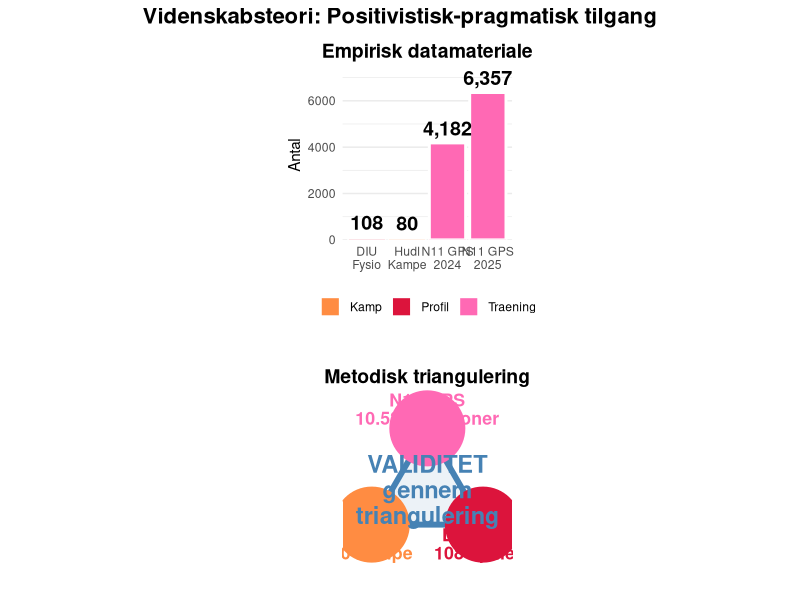
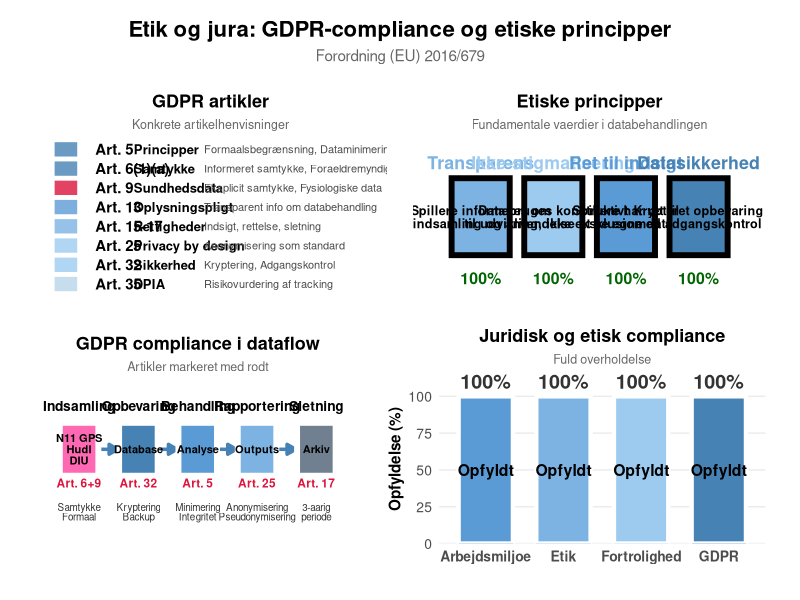
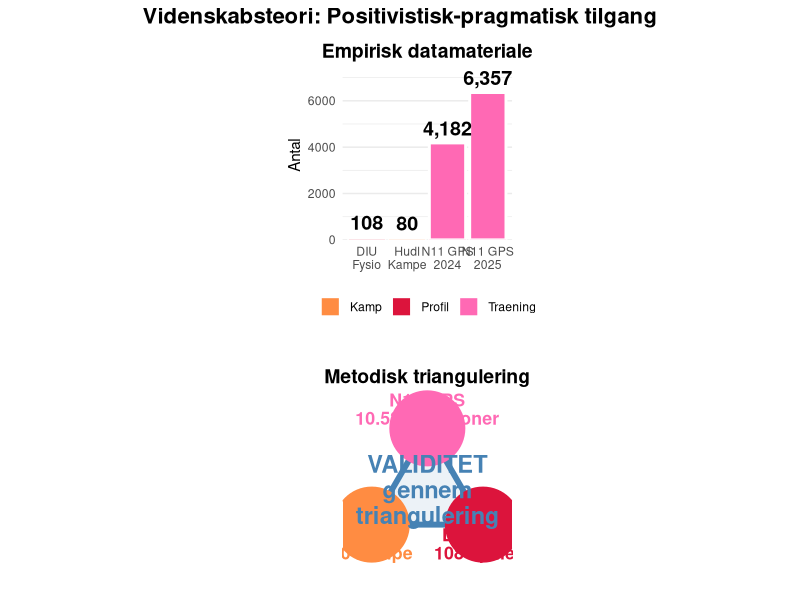
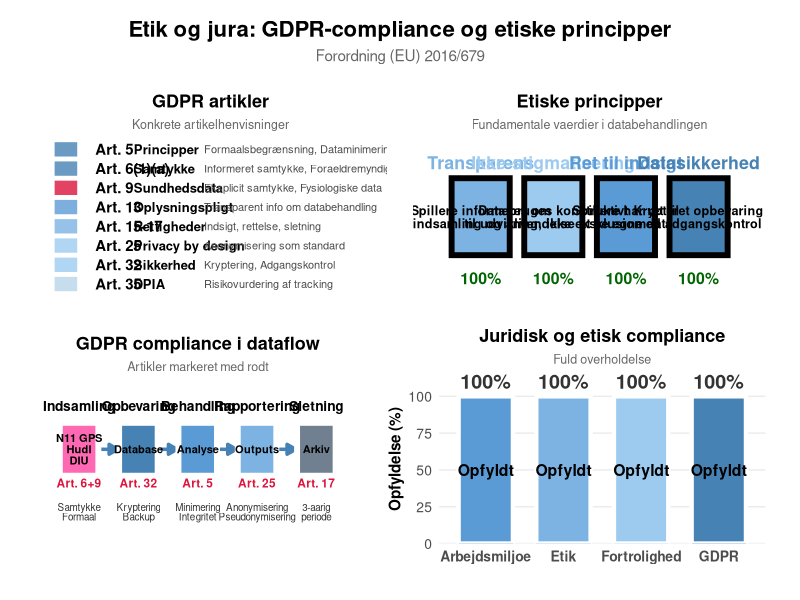

Reproduce these figures in R, in order.
# Visualisering - videnskabsteori og etik/jura
# Rodovre U20

library(tidyverse)
library(patchwork)


# ================================================================
# DEL 1: VIDENSKABSTEORI
# ================================================================

dataset_data <- data.frame(
  Datasaet = c("N11 GPS\n2024", "N11 GPS\n2025", "Hudl\nKampe", "DIU\nFysio"),
  Antal    = c(4182, 6357, 80, 108),
  Kategori = c("Traening", "Traening", "Kamp", "Profil")
)

triangulering <- data.frame(
  x = c(0, -0.866, 0.866),
  y = c(1, -0.5, -0.5)
)

labels_data <- data.frame(
  x     = c(0, -0.866, 0.866),
  y     = c(1.3, -0.8, -0.8),
  label = c("N11 GPS\n10.539 sessioner", "Hudl\n80 kampe", "DIU Fysio\n108 spillere"),
  color = c("#FF69B4", "#FF8C42", "#DC143C")
)

# Datasaet soejlediagram
p_datasaet <- ggplot(dataset_data, aes(x = Datasaet, y = Antal, fill = Kategori)) +
  geom_col(color = "white", size = 1) +
  geom_text(aes(label = scales::comma(Antal)),
            vjust = -0.5, size = 5, fontface = "bold") +
  scale_fill_manual(values = c("Traening" = "#FF69B4",
                               "Kamp"     = "#FF8C42",
                               "Profil"   = "#DC143C")) +
  scale_y_continuous(expand = expansion(mult = c(0, 0.15))) +
  labs(title = "Empirisk datamateriale", x = NULL, y = "Antal") +
  theme_minimal() +
  theme(
    plot.title         = element_text(size = 14, face = "bold", hjust = 0.5),
    legend.position    = "bottom",
    legend.title       = element_blank(),
    panel.grid.major.x = element_blank()
  )

# Triangulering
p_triangulering <- ggplot() +
  geom_polygon(data = data.frame(x = c(0, -0.866, 0.866, 0),
                                 y = c(1, -0.5, -0.5, 1)),
               aes(x = x, y = y),
               fill = alpha("#4682B4", 0.1), color = "#4682B4", size = 2) +
  geom_point(data = triangulering, aes(x = x, y = y),
             size = 25, color = c("#FF69B4", "#FF8C42", "#DC143C")) +
  geom_text(data = labels_data,
            aes(x = x, y = y, label = label),
            size = 4.5, fontface = "bold", color = labels_data$color,
            lineheight = 0.85) +
  annotate("text", x = 0, y = 0.05,
           label = "VALIDITET\ngennem\ntriangulering",
           size = 6, fontface = "bold", color = "#4682B4", lineheight = 0.9) +
  coord_fixed(xlim = c(-1.2, 1.2), ylim = c(-1, 1.5)) +
  labs(title = "Metodisk triangulering") +
  theme_void() +
  theme(
    plot.title  = element_text(size = 14, face = "bold", hjust = 0.5),
    plot.margin = margin(20, 20, 20, 20)
  )

final_videnskabsteori <- (p_datasaet / p_triangulering) +
  plot_annotation(
    title = "Videnskabsteori: Positivistisk-pragmatisk tilgang",
    theme = theme(plot.title = element_text(size = 16, face = "bold", hjust = 0.5))
  )

print(final_videnskabsteori)
ggsave("videnskabsteori.png", final_videnskabsteori,
       width = 10, height = 12, dpi = 300, bg = "white")


# ================================================================
# DEL 2: ETIK OG JURA
# ================================================================

gdpr_artikler <- data.frame(
  Artikel    = c("Art. 5", "Art. 6(1)(a)", "Art. 9", "Art. 13",
                 "Art. 15-17", "Art. 25", "Art. 32", "Art. 35"),
  Princip    = c("Principper", "Samtykke", "Sundhedsdata", "Oplysningspligt",
                 "Rettigheder", "Privacy by design", "Sikkerhed", "DPIA"),
  Anvendelse = c("Formaalsbegrænsning, Dataminimering",
                 "Informeret samtykke, Foraeldremyndighed",
                 "Eksplicit samtykke, Fysiologiske data",
                 "Transparent info om databehandling",
                 "Indsigt, rettelse, sletning",
                 "Anonymisering som standard",
                 "Kryptering, Adgangskontrol",
                 "Risikovurdering af tracking"),
  Kategori   = c("Grundlag", "Grundlag", "Saerlige data", "Information",
                 "Rettigheder", "Teknisk", "Teknisk", "Procedure"),
  y = 8:1
)

gdpr_flow <- data.frame(
  Fase         = c("Indsamling", "Opbevaring", "Behandling", "Rapportering", "Sletning"),
  Datakilde    = c("N11 GPS\nHudl\nDIU", "Database", "Analyse", "Outputs", "Arkiv"),
  GDPR_Artikel = c("Art. 6+9", "Art. 32", "Art. 5", "Art. 25", "Art. 17"),
  Beskyttelse  = c("Samtykke\nFormaal",
                   "Kryptering\nBackup",
                   "Minimering\nIntegritet",
                   "Anonymisering\nPseudonymisering",
                   "3-aarig\nperiode"),
  x    = 1:5,
  Farve = c("#FF69B4", "#4682B4", "#5B9BD5", "#7CB3E3", "#708090")
)

etiske_principper <- data.frame(
  Princip        = c("Transparens", "Ikke-stigmatisering",
                     "Ret til indsigt", "Datasikkerhed"),
  Beskrivelse    = c("Spillere informeres om\ndataindsamling og anvendelse",
                     "Data bruges konstruktivt\ntil udvikling, ikke eksklusion",
                     "Spillere har ret til\nat se egne data",
                     "Krypteret opbevaring\nmed adgangskontrol"),
  Implementation = c("100%", "100%", "100%", "100%"),
  Farve = c("#7CB3E3", "#9DCBF0", "#5B9BD5", "#4682B4"),
  x = c(1, 2, 3, 4),
  y = c(1, 1, 1, 1)
)

juridisk_compliance <- data.frame(
  Kategori = c("GDPR", "Arbejdsmiljoe", "Etik", "Fortrolighed"),
  Procent  = c(100, 100, 100, 100),
  Farve    = c("#4682B4", "#5B9BD5", "#7CB3E3", "#9DCBF0")
)

# GDPR artikler oversigt
p_gdpr <- ggplot(gdpr_artikler, aes(x = 1, y = y)) +
  geom_tile(aes(x = 0.12, fill = Kategori), width = 0.2, height = 0.9,
            alpha = 0.8, color = "white", size = 1) +
  geom_text(aes(x = 0.35, label = Artikel),
            fontface = "bold", size = 3.8, hjust = 0) +
  geom_text(aes(x = 0.65, label = Princip),
            fontface = "bold", size = 3.3, hjust = 0) +
  geom_text(aes(x = 1.2, label = Anvendelse),
            size = 2.8, hjust = 0, color = "gray30") +
  scale_fill_manual(values = c("Grundlag"     = "#4682B4",
                               "Saerlige data"= "#DC143C",
                               "Information"  = "#5B9BD5",
                               "Rettigheder"  = "#7CB3E3",
                               "Teknisk"      = "#9DCBF0",
                               "Procedure"    = "#B8D4E8")) +
  scale_x_continuous(limits = c(0, 2.5)) +
  scale_y_continuous(limits = c(0.5, 8.5)) +
  labs(title = "GDPR artikler", subtitle = "Konkrete artikelhenvisninger") +
  theme_void() +
  theme(
    plot.title    = element_text(size = 13, face = "bold", hjust = 0.5),
    plot.subtitle = element_text(size = 9, hjust = 0.5, color = "gray40"),
    legend.position = "none",
    plot.margin   = margin(10, 10, 10, 10)
  )

# Etiske principper
p_etik <- ggplot(etiske_principper, aes(x = x, y = y)) +
  geom_tile(aes(fill = Farve), width = 0.8, height = 0.5,
            color = "black", size = 2) +
  geom_text(aes(label = Princip, y = 1.35),
            fontface = "bold", size = 4.5, color = etiske_principper$Farve) +
  geom_text(aes(label = Beskrivelse),
            size = 3.2, color = "black", fontface = "bold", lineheight = 0.85) +
  geom_text(aes(label = Implementation), y = 0.6,
            size = 4, fontface = "bold", color = "darkgreen") +
  scale_fill_identity() +
  scale_x_continuous(limits = c(0.3, 4.7)) +
  scale_y_continuous(limits = c(0.5, 1.5)) +
  labs(title = "Etiske principper",
       subtitle = "Fundamentale vaerdier i databehandlingen") +
  theme_void() +
  theme(
    plot.title    = element_text(size = 13, face = "bold", hjust = 0.5),
    plot.subtitle = element_text(size = 9, hjust = 0.5, color = "gray40"),
    plot.margin   = margin(10, 10, 10, 10)
  )

# GDPR compliance i dataflow
p_flow <- ggplot(gdpr_flow, aes(x = x, y = 1)) +
  geom_segment(aes(x = x + 0.35, xend = x + 0.65, y = 1, yend = 1),
               arrow = arrow(length = unit(0.25, "cm"), type = "closed"),
               size = 1.2, color = "#4682B4",
               data = gdpr_flow[1:4, ]) +
  geom_tile(aes(fill = Farve), width = 0.65, height = 0.55,
            color = "white", size = 2) +
  geom_text(aes(label = Fase),       y = 1.45, fontface = "bold", size = 3.5) +
  geom_text(aes(label = Datakilde),  y = 1,    size = 2.8, fontface = "bold",
            color = "black", lineheight = 0.85) +
  geom_text(aes(label = GDPR_Artikel), y = 0.65, size = 3,
            fontface = "bold", color = "#DC143C") +
  geom_text(aes(label = Beskyttelse), y = 0.35, size = 2.5,
            lineheight = 0.8, color = "gray20") +
  scale_fill_identity() +
  scale_x_continuous(limits = c(0.5, 5.5)) +
  scale_y_continuous(limits = c(0.1, 1.7)) +
  labs(title    = "GDPR compliance i dataflow",
       subtitle = "Artikler markeret med rodt") +
  theme_void() +
  theme(
    plot.title    = element_text(size = 13, face = "bold", hjust = 0.5),
    plot.subtitle = element_text(size = 9, hjust = 0.5, color = "gray40"),
    plot.margin   = margin(10, 10, 10, 10)
  )

# Compliance status
p_compliance <- ggplot(juridisk_compliance,
                       aes(x = Kategori, y = Procent, fill = Farve)) +
  geom_col(color = "white", size = 1.5, width = 0.7) +
  geom_text(aes(label = paste0(Procent, "%")),
            vjust = -0.5, fontface = "bold", size = 5, color = "gray20") +
  geom_text(aes(label = "Opfyldt"), y = 50,
            fontface = "bold", size = 4, color = "black") +
  scale_fill_identity() +
  scale_y_continuous(limits = c(0, 115), breaks = seq(0, 100, 25),
                     expand = c(0, 0)) +
  labs(title    = "Juridisk og etisk compliance",
       subtitle = "Fuld overholdelse",
       x = NULL, y = "Opfyldelse (%)") +
  theme_minimal() +
  theme(
    plot.title         = element_text(size = 13, face = "bold", hjust = 0.5),
    plot.subtitle      = element_text(size = 9, hjust = 0.5, color = "gray40"),
    axis.text.x        = element_text(size = 10, face = "bold"),
    axis.text.y        = element_text(size = 10),
    axis.title.y       = element_text(size = 11, face = "bold"),
    panel.grid.major.x = element_blank(),
    panel.grid.minor   = element_blank(),
    plot.margin        = margin(10, 10, 10, 10)
  )

final_jura <- ((p_gdpr | p_etik) / (p_flow | p_compliance)) +
  plot_annotation(
    title    = "Etik og jura: GDPR-compliance og etiske principper",
    subtitle = "Forordning (EU) 2016/679",
    theme = theme(
      plot.title    = element_text(size = 16, face = "bold", hjust = 0.5),
      plot.subtitle = element_text(size = 11, hjust = 0.5, color = "gray40"),
      plot.margin   = margin(15, 15, 15, 15)
    )
  )

print(final_jura)
ggsave("etik_jura.png", final_jura, width = 14, height = 12, dpi = 300, bg = "white")
